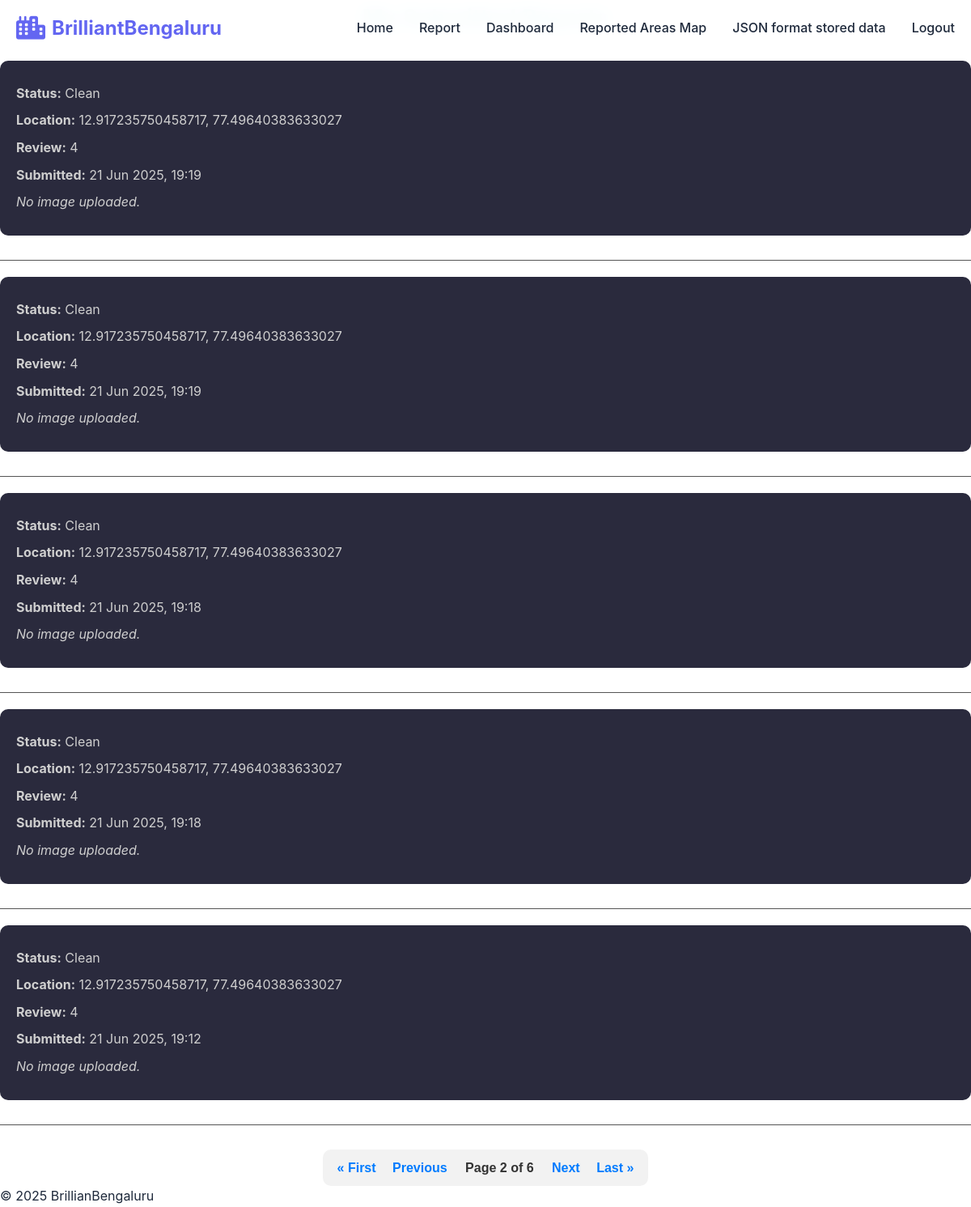
/reports/my-reports/?page=2 (signed in), run on the app's committed database.
### reports/models.py (models this page shows, shortened)
class Report(models.Model):
    STATUS_CHOICES = (
        ('clean', 'Clean'),
        ('dirty', 'Dirty'),
    )
    user = models.ForeignKey(User, on_delete=models.SET_NULL, null=True, blank=True)  # Allow null for anonymous users
    photo = CloudinaryField('image', blank=True, null=True)
    status = models.CharField(max_length=10, choices=STATUS_CHOICES)
    location = models.CharField(max_length=255)
    review = models.TextField()
    submitted_at = models.DateTimeField(auto_now_add=True)
    location = models.CharField(max_length=255)
    address = models.CharField(max_length=500, blank=True, null=True)  # new field for human-readable address

### reports/views.py (the view)
# urls.py: path('my-reports/', views.my_reports, name='my_reports'),  # <-- Add this
def my_reports(request):
    reports_list = Report.objects.filter(user=request.user).order_by('-submitted_at')
    paginator = Paginator(reports_list, 5)  # Show 5 reports per page
    page_number = request.GET.get('page')
    reports = paginator.get_page(page_number)
    return render(request, 'reports/my_reports.html', {'reports': reports})

### templates/reports/my_reports.html (shortened to what this page needs)
{% extends "base.html" %}
{% load static %}
    {% block content %}
    <h2 class="reports-heading">My Submitted Reports</h2>
    {% if reports %}
      <ul class="report-list">
        {% for report in reports %}
          <li class="report-item">
            <p><strong>Status:</strong> {{ report.status|title }}</p>
            <p><strong>Location:</strong> {{ report.location }}</p>
            <p><strong>Review:</strong> {{ report.review }}</p>
            <p><strong>Submitted:</strong> {{ report.submitted_at|date:"d M Y, H:i" }}</p>
            {% if report.photo and report.photo.url %}
            <a href="{{ report.photo.url }}" target="_blank">
              <img src="{{ report.photo.url }}" alt="Report Image" class="report-img" />
            </a>
            {% else %}
            <p><i>No image uploaded.</i></p>
            {% endif %}
          </li>
          <hr class="report-divider">
        {% endfor %}
      </ul>
      <div class="pagination">
        <span class="step-links">
          {% if reports.has_previous %}
            <a href="?page=1">&laquo; First</a>
            <a href="?page={{ reports.previous_page_number }}">Previous</a>
          {% endif %}
          <span class="current-page">
            Page {{ reports.number }} of {{ reports.paginator.num_pages }}
          </span>
          {% if reports.has_next %}
            <a href="?page={{ reports.next_page_number }}">Next</a>
            <a href="?page={{ reports.paginator.num_pages }}">Last &raquo;</a>
          {% endif %}
        </span>
      </div>
    {% else %}
      <p class="no-report-text">You haven't submitted any reports yet.</p>
    {% endif %}
    {% endblock %}

### static/css/style.css (style rules this page uses)
:root { --primary-color: #6366f1; --secondary-color: #8b5cf6; --accent-color: #f59e0b; --success-color: #10b981; --danger-color: #ef4444; --warning-color: #f59e0b; --info-color: #3b82f6; --gradient-primary: linear-gradient(135deg, #667eea 0%, #764ba2 100%); --gradient-secondary: linear-gradient(135deg, #f093fb 0%, #f5576c 100%); --gradient-accent: linear-gradient(135deg, #4facfe 0%, #00f2fe 100%); --gradient-success: linear-gradient(135deg, #43e97b 0%, #38f9d7 100%); --bg-primary: #ffffff; --bg-secondary: #f8fafc; --bg-dark: #1e293b; --text-primary: #1e293b; --text-secondary: #64748b; --text-light: #ffffff; --border-radius: 16px; --border-radius-lg: 24px; --shadow-sm: 0 1px 2px 0 rgba(0, 0, 0, 0.05); --shadow-md: 0 4px 6px -1px rgba(0, 0, 0, 0.1); --shadow-lg: 0 10px 15px -3px rgba(0, 0, 0, 0.1); --shadow-xl: 0 20px 25px -5px rgba(0, 0, 0, 0.1); --transition: all 0.3s cubic-bezier(0.4, 0, 0.2, 1); }
* { margin: 0; padding: 0; box-sizing: border-box; }
body { font-family: 'Inter', -apple-system, BlinkMacSystemFont, 'Segoe UI', Roboto, sans-serif; line-height: 1.6; color: var(--text-primary); background-color: var(--bg-primary); overflow-x: hidden; }
.pagination { text-align: center; margin-top: 30px; font-family: Arial, sans-serif; }
.pagination .step-links { display: inline-block; padding: 10px; background-color: #f2f2f2; border-radius: 10px; }
.pagination .step-links a { margin: 0 8px; text-decoration: none; color: #007bff; font-weight: bold; }
.pagination .current-page { margin: 0 10px; font-weight: bold; color: #333; }
.reports-heading { font-size: 28px; text-align: center; margin-bottom: 30px; color: #8bd3dd; }
.report-list { list-style: none; padding: 0; }
.report-item { margin-bottom: 30px; background-color: #2a2a3d; padding: 20px; border-radius: 10px; box-shadow: 0 2px 8px rgba(255, 255, 255, 0.05); }
.report-item p { margin: 8px 0; font-size: 16px; color: #cfcfcf; }
.report-divider { border: none; border-top: 1px solid #555; margin: 20px 0; }
.pagination { text-align: center; margin-top: 30px; }
.pagination a { color: #8bd3dd; text-decoration: none; margin: 0 8px; font-weight: bold; }
.current-page { color: #ccc; font-size: 16px; margin: 0 10px; }

### data on the page
Report: status "Clean", location "12.917235750458717, 77.49640383633027", review "4", submitted_at "21 Jun 2025, 19:19", shows "No image uploaded."
Report: status "Clean", location "12.917235750458717, 77.49640383633027", review "4", submitted_at "21 Jun 2025, 19:19", shows "No image uploaded."
Report: status "Clean", location "12.917235750458717, 77.49640383633027", review "4", submitted_at "21 Jun 2025, 19:18", shows "No image uploaded."
Report: status "Clean", location "12.917235750458717, 77.49640383633027", review "4", submitted_at "21 Jun 2025, 19:18", shows "No image uploaded."
Report: status "Clean", location "12.917235750458717, 77.49640383633027", review "4", submitted_at "21 Jun 2025, 19:12", shows "No image uploaded."

### other printed values
{{ reports.number }} "2"
{{ reports.paginator.num_pages }} "6"
